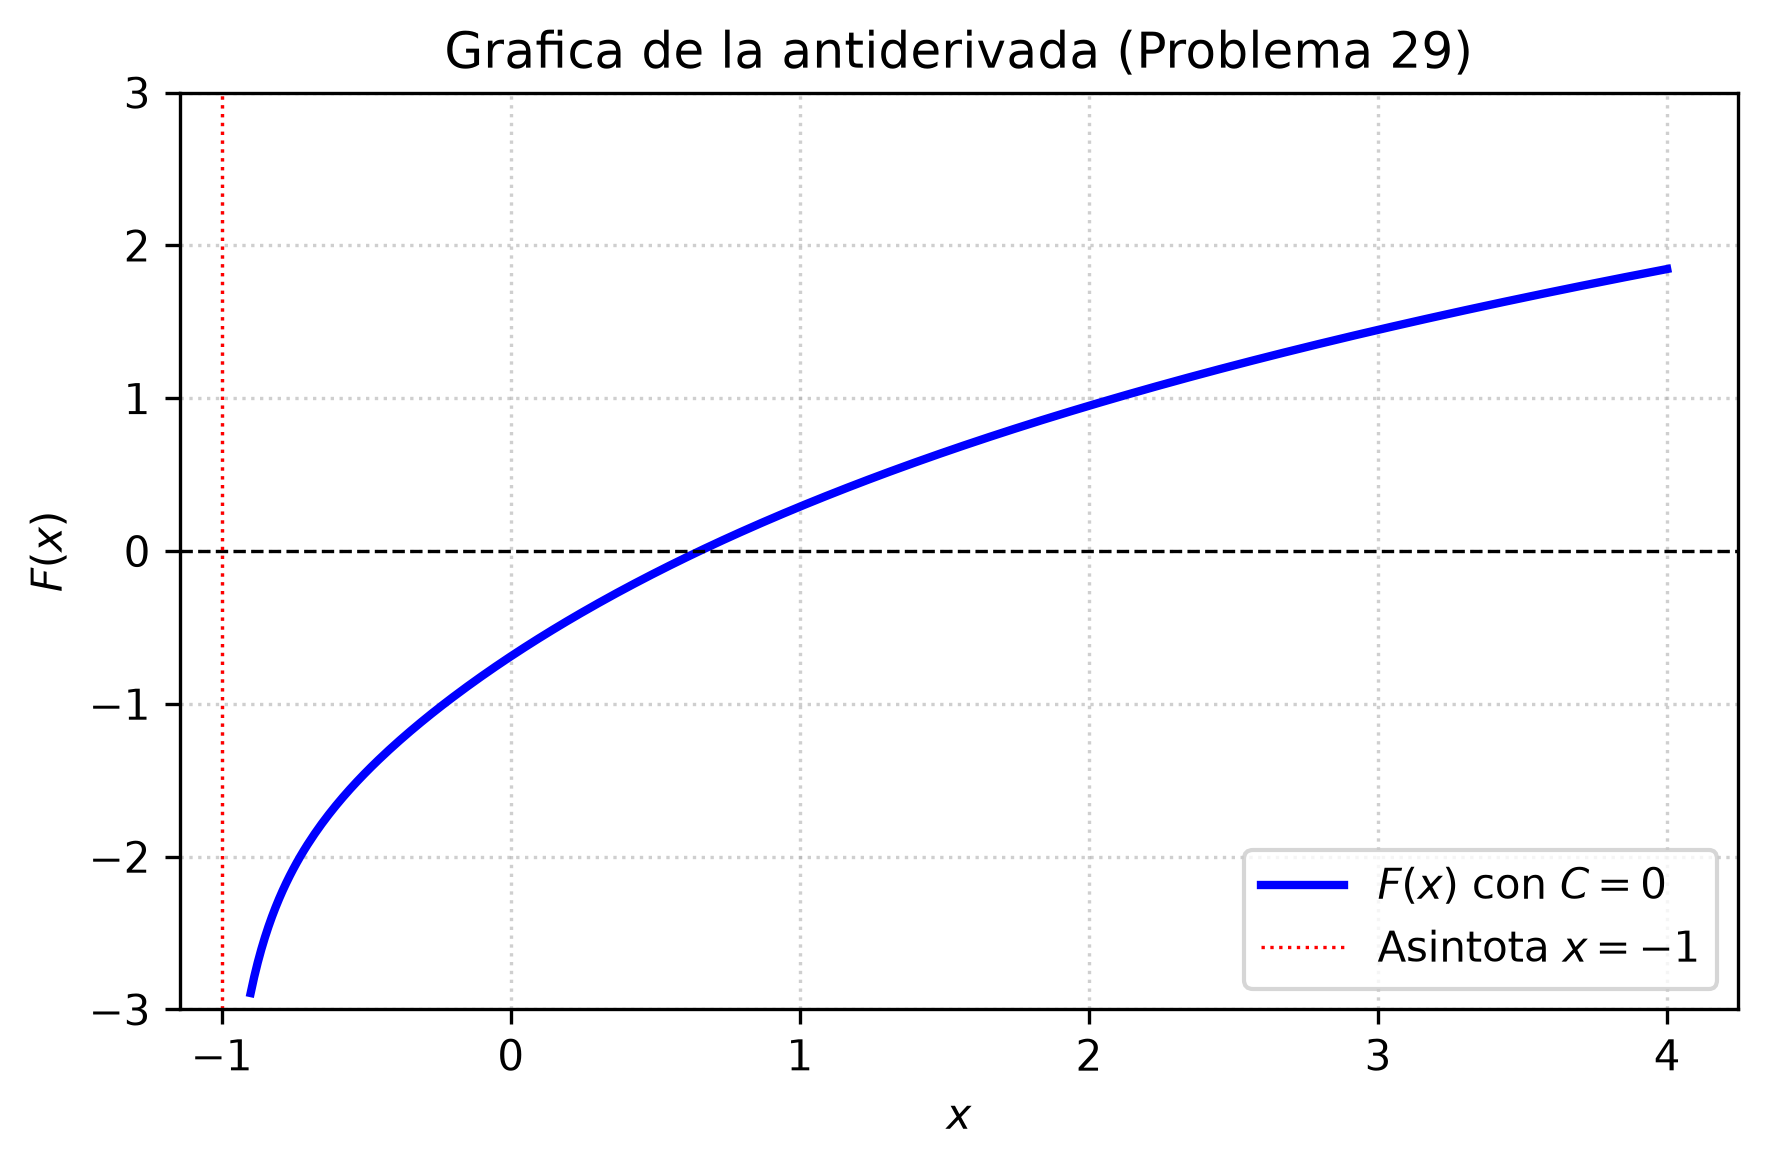

The script that saved this image:
import matplotlib
matplotlib.use('Agg')
import numpy as np
import matplotlib.pyplot as plt

# Definición del dominio para x
x = np.linspace(-0.9, 4.0, 400)

# Antiderivada F(x) con C = 0
F = np.log(np.abs(x + 1)) + 0.5 * np.log(x**2 + 2*x + 2) - np.arctan(x + 1) - 1.0 / (2 * (x**2 + 2*x + 2))

plt.figure(figsize=(6, 4))
plt.plot(x, F, label=r'$F(x)$ con $C=0$', color='b', linewidth=2)
plt.axhline(0, color='black', linewidth=0.8, linestyle='--')
plt.axvline(-1, color='red', linewidth=0.8, linestyle=':', label='Asintota $x = -1$')

plt.title('Grafica de la antiderivada (Problema 29)')
plt.xlabel('$x$')
plt.ylabel('$F(x)$')
plt.ylim(-3, 3)
plt.legend(loc='lower right')
plt.grid(True, linestyle=':', alpha=0.6)
plt.tight_layout()
plt.savefig(r'semana_03/graficas/SEM03_P29_grafica.png', dpi=300, bbox_inches='tight')
plt.close()
